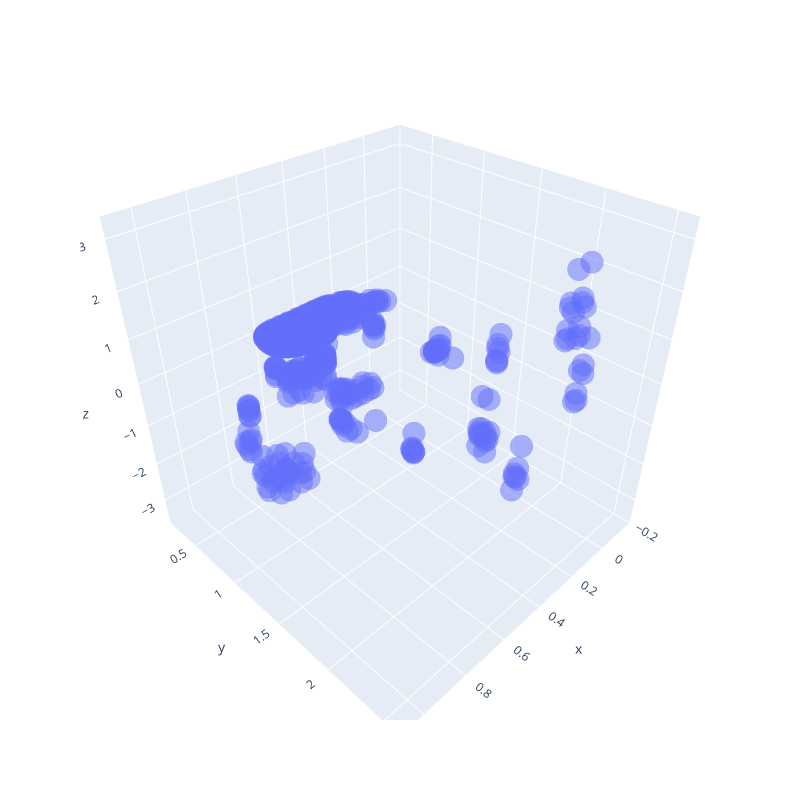

The notebook cell saved with this chart:
### Code cell
px.scatter_3d(df, x="x", y="y", z="z" , opacity=0.5, width=800, height=800).show()

### Figure 1 — Plotly figure (JSON) as saved in the notebook; plotly's stock layout.template omitted (floating-point values rounded to 4 significant figures; data arrays with more than 128 entries replaced by an {"elided": "..."} marker saying what was removed)
{"data": [{"hovertemplate": "x=%{x}<br>y=%{y}<br>z=%{z}<extra></extra>", "legendgroup": "", "marker": {"color": "#636efa", "opacity": 0.5, "symbol": "circle"}, "mode": "markers", "name": "", "scene": "scene", "showlegend": false, "type": "scatter3d", "x": {"elided": "3801 float values"}, "y": {"elided": "3801 float values"}, "z": {"elided": "3801 float values"}}], "layout": {"height": 800, "legend": {"tracegroupgap": 0}, "margin": {"t": 60}, "scene": {"domain": {"x": [0, 1], "y": [0, 1]}, "xaxis": {"title": {"text": "x"}}, "yaxis": {"title": {"text": "y"}}, "zaxis": {"title": {"text": "z"}}}, "width": 800}}
